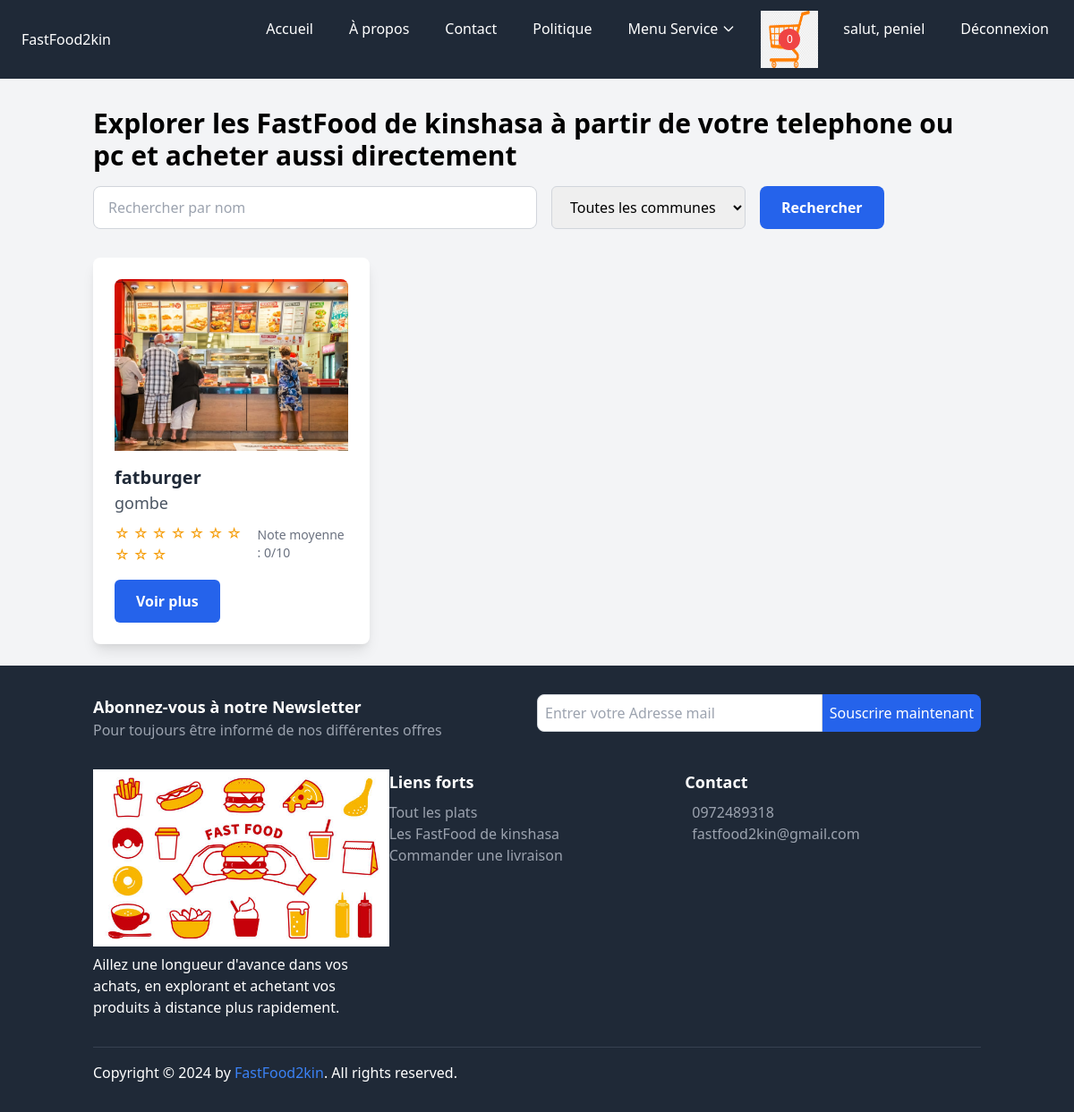
Screenshot of /list_store/ (signed in) with the database file from the repository.
### core/models.py (models this page shows, shortened)
class Cart(models.Model):
    user = models.ForeignKey(settings.AUTH_USER_MODEL, on_delete=models.CASCADE, related_name='carts')
    created_at = models.DateTimeField(auto_now_add=True)
    is_ordered = models.BooleanField(default=False)
    is_active = models.BooleanField(default=True) # Ajoutez ce champ
    def get_item_count(self):
        return sum(item.quantity for item in self.items.all())

class CustomUser(AbstractUser):
    email = models.EmailField(unique=True)
    profile_pic = models.ImageField(upload_to="p_img", blank=True, null=True)
    address = models.CharField(max_length=50, blank=True, null=True)
    phone = models.CharField(max_length=11, blank=True, null=True)
    role = models.CharField(max_length=50, blank=True, null=True)
    bio = models.TextField(blank=True, null=True)
    USERNAME_FIELD = 'email'
    REQUIRED_FIELDS = ('username',)

class Store(models.Model):
    owner = models.ForeignKey(settings.AUTH_USER_MODEL, on_delete=models.CASCADE, related_name="stores")
    name = models.CharField(max_length=255)
    slug=models.SlugField(blank=True, null=True)
    description = models.TextField()
    thumbnail = models.ImageField(upload_to="img", null=True, blank=True, verbose_name="Image du Store")
    created_at = models.DateTimeField(auto_now_add=True)
    updated_at = models.DateTimeField(auto_now=True, verbose_name="Date de mise à jour")
    commune = models.CharField(max_length=100, choices=COMMUNES_CHOICES, default='kinshasa', verbose_name="Commune")

### base/views.py (the view)
# urls.py: path('list_store/',views.list_store, name= 'list_store'),
def list_store(request):
    stores = Store.objects.all().order_by('-created_at')
    store_name = request.GET.get('nom', '')
    if store_name:
        stores = stores.filter(name__icontains=store_name)
    commune = request.GET.get('commune', '')
    if commune:
        stores = stores.filter(commune=commune)
    paginator = Paginator(stores, 4)
    page_number = request.GET.get('page')
    try:
        stores_page = paginator.page(page_number)
    except PageNotAnInteger:
        stores_page = paginator.page(1)
    except EmptyPage:
        stores_page = paginator.page(paginator.num_pages)
    for store in stores_page:
        testimonials = Testimonial.objects.filter(store=store)
        if testimonials.exists():
            store.average_rating = testimonials.aggregate(Avg('rating'))['rating__avg']
        else:
            store.average_rating = 0
    communes = [
    ('', 'Toutes les communes'),
    ('ngaliema', 'Ngaliema'),
    ('limete', 'Limete'),
    ('mongafula', 'Mongafula'),
    ('kingabwa', 'Kingabwa'),
    ('bandalungwa', 'Bandalungwa'),
    ('kinshasa', 'Kinshasa'),
    ('gombe', 'Gombe'),
    ('kasa-vubu', 'Kasa-Vubu'),
    ('ngiri-ngiri', 'Ngiri-Ngiri'),
    ('kinkole', 'Kinkole'),
    ('matete', 'Matete'),
    ('kinshasa', 'Kinshasa'),
    ('kimbanguiste', 'Kimbanguiste'),
    ('kalamu', 'Kalamu'),
    ('ngaba', 'Ngaba'),
    ('lemba', 'Lemba'),
    ('madrassah', 'Madrassah'),
    ('masina', 'Masina'),
    ('lualaba', 'Lualaba'),
    ('kwa-kabuya', 'Kwa-Kabuya'),
    ('makala', 'Makala'),
    ('bumbu', 'Bumbu'),
    ('ngombé', 'Ngombé'),
    ('eala', 'Eala'),
]
    context = {
        'stores': stores_page,
        'store_name': store_name,
        'rating_choices': Testimonial.RATING_CHOICES,
        'range_10': range(1, 11),  # Créer la plage de 1 à 10 pour les étoiles
        'communes': communes,
        'commune': commune,
    }
    return render(request, "base/list_store.html", context)

### core/context_processors.py (called while the page is built)
def cart(request):
    if request.user.is_authenticated:
        cart = get_or_create_cart(request.user)
    else:
        cart = None
    return {'cart': cart}

### core/utils.py (called while the page is built)
def get_or_create_cart(user):
    cart, created = Cart.objects.get_or_create(user=user, is_active=True)
    return cart

### base/templates/base/list_store.html (shortened to what this page needs)
{% extends "base.html" %}
{% load static %}
{% block content %}
<section class="container mx-auto mt-8 px-4">
    <h2 class="text-3xl font-bold mb-4">Explorer les FastFood de kinshasa à partir de votre telephone ou pc et acheter aussi directement</h2>
    <form method="GET" action="{% url 'list_store' %}" class="mb-8">
        <div class="flex gap-4">
            <input type="text" name="nom" value="{{ store_name }}" placeholder="Rechercher par nom" class="px-4 py-2 border border-gray-300 rounded-lg w-full sm:w-1/2">
            <select name="commune" class="px-4 py-2 w-full sm:w-auto border border-gray-300 rounded-md">
                {% for value, label in communes %}
                    <option value="{{ value }}" {% if value == commune %}selected{% endif %}>{{ label }}</option>
                {% endfor %}
            </select>
            <button type="submit" class="px-6 py-3 bg-blue-600 text-white rounded-lg font-semibold hover:bg-blue-700 focus:outline-none focus:ring-2 focus:ring-blue-500 w-full sm:w-auto">
                Rechercher
            </button>
        </div>
    </form>
<div class="grid grid-cols-1 sm:grid-cols-2 lg:grid-cols-3 xl:grid-cols-4 gap-8">
    {% for store in stores %}
    <div class="transform transition-transform hover:scale-105 hover:shadow-lg duration-300 mb-6">
        <div class="bg-white p-6 rounded-lg shadow-lg hover:shadow-2xl">
            {% if store.thumbnail %}
            <img class="w-full h-48 object-cover rounded-t-lg" src="{{ store.thumbnail.url }}" alt="{{ store.name }}">
            {% else %}
            <img class="w-full h-48 object-cover rounded-t-lg" src="{% static 'img/default-store.jpg' %}" alt="Image par défaut du Store">
            {% endif %}
            <h3 class="text-xl font-semibold text-gray-800 mt-4">{{ store.name }}</h3>
            <p class="text-lg text-gray-600">{{ store.commune }}</p>
            <div class="flex items-center mt-2">
                <p class="text-yellow-500">
                    {% for i in range_10 %}
                        {% if i <= store.average_rating %}
                            &#9733;
                        {% else %}
                            &#9734;
                        {% endif %}
                    {% endfor %}
                </p>
                <span class="text-sm text-gray-500 ml-2">Note moyenne : {{ store.average_rating|default:"0" }}/10</span>
            </div>
            <div class="mt-4">
                <a href="{% url 'store_detail' store.slug %}" class="inline-block px-6 py-3 text-white bg-blue-600 hover:bg-blue-800 rounded-md font-semibold transition duration-300">
                    Voir plus
                </a>
            </div>
        </div>
    </div>
    {% empty %}
    <p class="text-center text-lg text-gray-600">Aucun store trouvé avec ces critères.</p>
    {% endfor %}
</div>
</section>
{% endblock content %}

### templates/base.html (shortened to what this page needs)
{% load static %}
<!DOCTYPE html>
<html lang="fr">
<head>
    <link href="https://cdn.jsdelivr.net/npm/tailwindcss@2.2.19/dist/tailwind.min.css" rel="stylesheet">
</head>
<body class="bg-gray-100">
    <nav class="bg-gray-800 text-white">
        <div class="max-w-7xl mx-auto px-4 py-3 flex justify-between items-center">
            <a href="{% url 'index' %}" class="text-gray hover:underline flex items-center bg-white-800 p-2 rounded">
                FastFood2kin
            </a>
            <div class="hidden md:flex space-x-4">
                <a href="{% url 'index' %}" class="hover:bg-gray-700 px-3 py-2 rounded">Accueil</a>
                <a href="{% url 'apropos' %}" class="hover:bg-gray-700 px-3 py-2 rounded">À propos</a>
                <a href="{% url 'contact' %}" class="hover:bg-gray-700 px-3 py-2 rounded">Contact</a>
                <a href="{% url 'politique' %}" class="hover:bg-gray-700 px-3 py-2 rounded">Politique</a>
<div class="relative">
    <button class="hover:bg-gray-700 px-3 py-2 rounded inline-flex items-center" id="immoDropdownButton">
       Menu Service
        <svg class="ml-1 w-4 h-4" fill="none" stroke="currentColor" viewBox="0 0 24 24" xmlns="http://www.w3.org/2000/svg">
            <path stroke-linecap="round" stroke-linejoin="round" stroke-width="2" d="M19 9l-7 7-7-7"></path>
        </svg>
    </button>
</div>
<a href="{% url 'cart_detail' %}" class="relative inline-block">
    <span id="cart-items-count" class="absolute top-1/2 left-1/2 bg-red-500 text-white rounded-full w-6 h-6 flex items-center justify-center text-xs transform -translate-x-1/2 -translate-y-1/2">
        {{ cart.get_item_count }}
    </span>
</a>
                {% if request.user.is_authenticated %}
                    <a href="{% url 'profile' %}" class="hover:bg-gray-700 px-3 py-2 rounded">salut, {{ request.user.username }}</a>
                    <a href="{% url 'signout' %}" class="hover:bg-gray-700 px-3 py-2 rounded">Déconnexion</a>
                {% else %}
                    <a href="{% url 'signup' %}" class="hover:bg-gray-700 px-3 py-2 rounded">S'inscrire</a>
                    <a href="{% url 'signin' %}" class="hover:bg-gray-700 px-3 py-2 rounded">Connexion</a>
                {% endif %}
            </div>
        </div>
    </nav>
      {% block content %}{% endblock content %}
    <footer class="bg-gray-800 text-white py-8">
        <div class="container mx-auto px-4">
            <div class="mb-8">
                <div class="flex flex-col md:flex-row">
                    <div class="md:w-1/2 mb-4 md:mb-0">
                        <h3 class="text-lg font-bold">Abonnez-vous à notre Newsletter</h3>
                        <p class="text-gray-400">Pour toujours être informé de nos différentes offres</p>
                    </div>
                    <div class="md:w-1/2">
                        <form action="https://api.web3forms.com/submit" method="POST" class="flex">
                            <input type="email" name="email" placeholder="Entrer votre Adresse mail" required class="flex-1 p-2 rounded-l-lg border border-gray-300" />
                            <button class="bg-blue-600 text-white p-2 rounded-r-lg">Souscrire maintenant</button>
                        </form>
                    </div>
                </div>
            </div>
            <div class="flex flex-col md:flex-row mb-8">
                <div class="md:w-1/3 mb-4 md:mb-0">
                    <div class="footer-logo mb-2">
                        <img class="img-fluid" src="{% static 'img/fastfood2.jpg' %}" alt="">
                    </div>
                    <p>Aillez une longueur d'avance dans vos achats, en explorant et achetant vos produits à distance plus rapidement.</p>
                </div>
                <div class="md:w-1/3 mb-4 md:mb-0">
                    <h3 class="text-lg font-bold">Liens forts</h3>
                    <ul class="mt-2">
                        <li><a href="{% url 'list_product' %}" class="text-gray-400 hover:text-white">Tout les plats</a></li>
                        <li><a href="{% url 'list_store' %}" class="text-gray-400 hover:text-white">Les FastFood de kinshasa</a></li>
                        <li><a href="{% url 'creer_commande' %}" class="text-gray-400 hover:text-white">Commander une livraison</a></li>
                    </ul>
                </div>
                <div class="md:w-1/3">
                    <h3 class="text-lg font-bold">Contact</h3>
                    <div class="mt-2">
                        <p class="flex items-center"><a href="callto:+243 97 24 89 318" class="text-gray-400 hover:text-white">0972489318</a></p>
                        <p class="flex items-center"><a href="mailto:ngelekapeniel@gmail.com" class="text-gray-400 hover:text-white">fastfood2kin@gmail.com</a></p>
                    </div>
                </div>
            </div>
            <div class="border-t border-gray-700 pt-4">
                <div class="flex justify-between items-center">
                    <div>
                        <p class="mb-0">Copyright © 2024 by <a href="#" class="text-blue-500 hover:underline">FastFood2kin</a>. All rights reserved.</p>
                    </div>
                </div>
            </div>
        </div>
    </footer>
</body>
</html>

### rows the page displays
Cart: get_item_count "0"
CustomUser: user.username "peniel"
Store: thumbnail (picture), name "fatburger", commune "gombe", average_rating "0"

### other values shown
form field commune "Toutes les communes"
